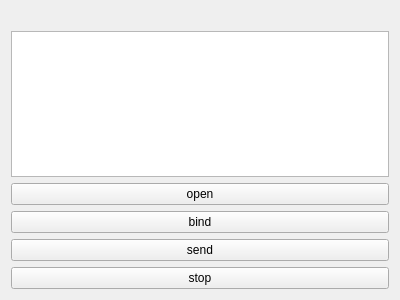
<?xml version="1.0" encoding="UTF-8"?>
<ui version="4.0">
 <class>TestWidget</class>
 <widget class="QWidget" name="TestWidget">
  <property name="geometry">
   <rect>
    <x>0</x>
    <y>0</y>
    <width>400</width>
    <height>300</height>
   </rect>
  </property>
  <property name="windowTitle">
   <string>Form</string>
  </property>
  <layout class="QGridLayout" name="gridLayout">
   <item row="0" column="0">
    <layout class="QVBoxLayout" name="verticalLayout">
     <item>
      <widget class="QLabel" name="label">
       <property name="text">
        <string/>
       </property>
      </widget>
     </item>
     <item>
      <widget class="QTextBrowser" name="textBrowser"/>
     </item>
     <item>
      <widget class="QPushButton" name="openBtn">
       <property name="text">
        <string>open</string>
       </property>
      </widget>
     </item>
     <item>
      <widget class="QPushButton" name="bindBtn">
       <property name="text">
        <string>bind</string>
       </property>
      </widget>
     </item>
     <item>
      <widget class="QPushButton" name="sendBtn">
       <property name="text">
        <string>send</string>
       </property>
      </widget>
     </item>
     <item>
      <widget class="QPushButton" name="stopBtn">
       <property name="text">
        <string>stop</string>
       </property>
      </widget>
     </item>
    </layout>
   </item>
  </layout>
 </widget>
 <resources/>
 <connections/>
</ui>
